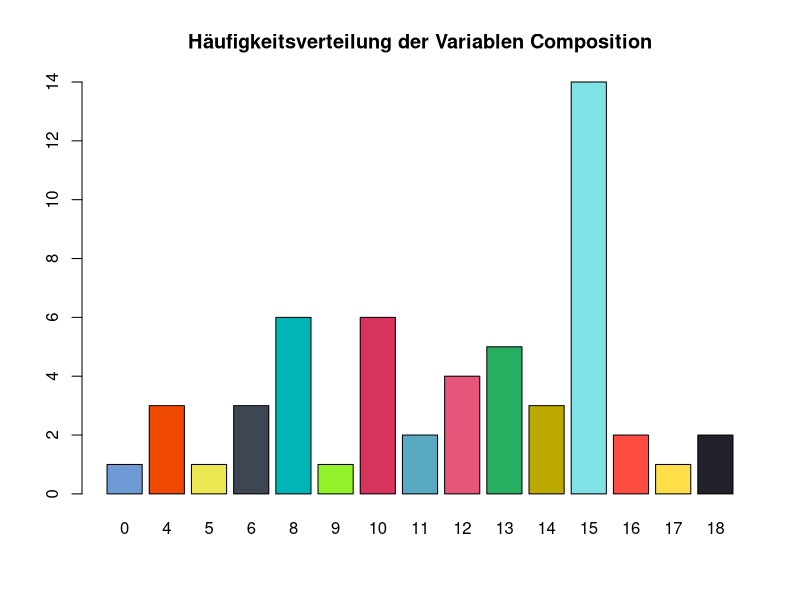
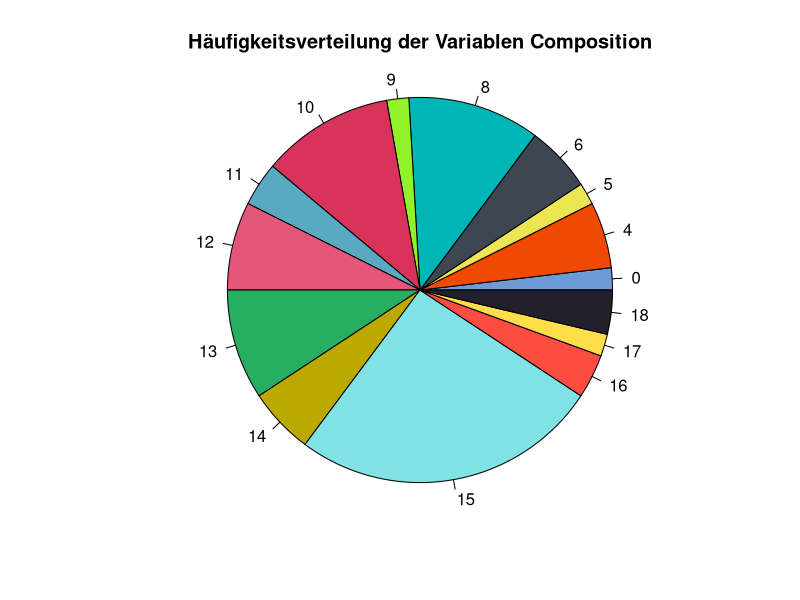

These charts were generated, in order, by the following R code:
rm(list=ls()) #bereinige Workspace

# ===============================================================
# Aufgaben zu QualiDaten
# ===============================================================

# Load Packages
if (!require("data.table")) install.packages("data.table")
if (!require("MASS")) install.packages("MASS")

# Load Data
df <- data.table(Painter = rownames(painters), painters)
head(df, 5)


# ===============================================================
# Aufgabe: Häufigkeitsverteilung
# ===============================================================

# Bestimmen Sie die Häufigkeitsverteilung der Variablen
N <- table(df$Composition)
cbind(N)

# Bestimmen Sie mit R diejenige Schule mit den meisten Malern
count.school <- df[, .N, by=School]
count.school[N == max(N)]

# Die Schulen **A** und **D** haben die meisten Maler mit jeweils **10 Malern**


# ===============================================================
# Aufgabe: Relative Häufigkeitsverteilung
# ===============================================================

# Bestimmen Sie die relative Häufigkeitsverteilung der Variablen Composition
RH <- prop.table(table(df$Composition))
cbind(RH)  


# ===============================================================
# Aufgabe: Balkendiagramm
# ===============================================================

# Stellen Sie die Häufigkeitsverteilung der Variablen Composition mit einem Balkendiagramm dar
tbl <- table(df$Composition) 
colors <- c("#6E9BD5", "#F04903", "#ECE653", "#3E4651",
            "#00B5B5", "#92F22A", "#D8335B", "#59A9C2",
            "#E6567A", "#27AE60", "#BBA900", "#81E2E6",
            "#FF4C43", "#FFDE49", "#22202B", "#39B4FF",
            "#B6FF75", "#B6FF75")

barplot(tbl, col = colors, main = "Häufigkeitsverteilung der Variablen Composition")


# ===============================================================
# Aufgabe: Kuchendiagramm
# ===============================================================

# Stellen Sie die Häufigkeitsverteilung der Variablen Composition mit einem Kuchendiagramm dar
tbl <- table(df$Composition)
colors <- c("#6E9BD5", "#F04903", "#ECE653", "#3E4651",
            "#00B5B5", "#92F22A", "#D8335B", "#59A9C2",
            "#E6567A", "#27AE60", "#BBA900", "#81E2E6",
            "#FF4C43", "#FFDE49", "#22202B", "#39B4FF",
            "#B6FF75", "#B6FF75")

pie(tbl, col = colors, radius = 1, main = "Häufigkeitsverteilung der Variablen Composition")


# ===============================================================
# Aufgabe 1: Gruppenstatistik
# ===============================================================

# Finden Sie die Schule mit dem höchsten Wert der Variable Composition
df[Composition == max(Composition), .(School, Composition)]

# Schule **E** und **G** haben Werte mit **Composition = 18**


# ===============================================================
# Aufgabe 2: Gruppenstatistik
# ===============================================================

# Bestimmen Sie den Anteil aller Maler, deren Color-Wert mindestens 14 beträgt
check <- df[, ColorCheck := Colour >= 14]
head(check, 5)

# Anzahl Maler mit Color >= 14
sum.ColorCheck <- sum(check$ColorCheck)
sum.ColorCheck

# Relativer Anteil Maler mit Color >= 14
mean.ColorCheck <- mean(check$ColorCheck)
mean.ColorCheck

paste0("Anzahl Maler >= 14: ", sum.ColorCheck)
paste0("Relative Anzahl Maler >= 14: ", round(mean.ColorCheck * 100, 2), "%")

# **20 Maler** haben Colour >= 14. Das sind **37.04 %** aller Maler in den Beispieldaten


mean(painters$Colour >= 14)


